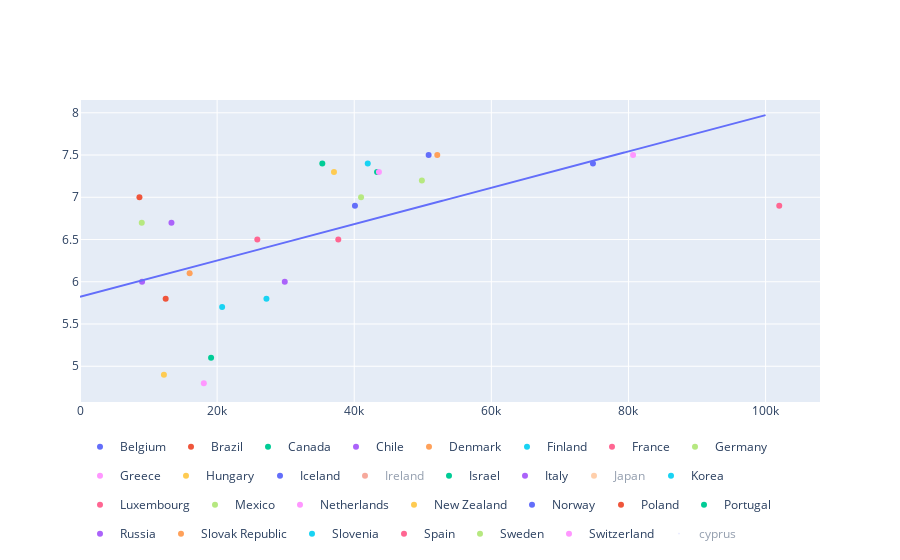

The notebook cell saved with this chart:
### Code cell
fig1=px.scatter(full_country_stats,
          x='GDP per Indicator',
          y='Life satisfaction',
          hover_name=full_country_stats.index,
          color=full_country_stats.index)
X=np.linspace(0,100000,1000)
fig2=px.line(x=X,
            y=t0+t1*X)
fig4=px.scatter(x=[cryprus_gdp_per_capita],
               y=[cryprus_predicted_life_satisfaction],
               size=[.01],
               hover_name=['cyprus'],
               symbol=['cyprus']
               )

fig3=go.Figure(data=fig1.data+fig2.data+fig4.data)
fig3.layout.legend.orientation='h'
fig3.show()

### Figure 1 — Plotly figure (JSON) as saved in the notebook; plotly's stock layout.template omitted (floating-point values rounded to 4 significant figures; data arrays with more than 128 entries replaced by an {"elided": "..."} marker saying what was removed)
{"data": [{"hovertemplate": "<b>%{hovertext}</b><br><br>Country=Belgium<br>GDP per Indicator=%{x}<br>Life satisfaction=%{y}<extra></extra>", "hovertext": ["Belgium"], "legendgroup": "Belgium", "marker": {"color": "#636efa", "symbol": "circle"}, "mode": "markers", "name": "Belgium", "orientation": "v", "showlegend": true, "type": "scatter", "x": [40110.0], "xaxis": "x", "y": [6.9], "yaxis": "y"}, {"hovertemplate": "<b>%{hovertext}</b><br><br>Country=Brazil<br>GDP per Indicator=%{x}<br>Life satisfaction=%{y}<extra></extra>", "hovertext": ["Brazil"], "legendgroup": "Brazil", "marker": {"color": "#EF553B", "symbol": "circle"}, "mode": "markers", "name": "Brazil", "orientation": "v", "showlegend": true, "type": "scatter", "x": [8670.0], "xaxis": "x", "y": [7], "yaxis": "y"}, {"hovertemplate": "<b>%{hovertext}</b><br><br>Country=Canada<br>GDP per Indicator=%{x}<br>Life satisfaction=%{y}<extra></extra>", "hovertext": ["Canada"], "legendgroup": "Canada", "marker": {"color": "#00cc96", "symbol": "circle"}, "mode": "markers", "name": "Canada", "orientation": "v", "showlegend": true, "type": "scatter", "x": [43330.0], "xaxis": "x", "y": [7.3], "yaxis": "y"}, {"hovertemplate": "<b>%{hovertext}</b><br><br>Country=Chile<br>GDP per Indicator=%{x}<br>Life satisfaction=%{y}<extra></extra>", "hovertext": ["Chile"], "legendgroup": "Chile", "marker": {"color": "#ab63fa", "symbol": "circle"}, "mode": "markers", "name": "Chile", "orientation": "v", "showlegend": true, "type": "scatter", "x": [13340.0], "xaxis": "x", "y": [6.7], "yaxis": "y"}, {"hovertemplate": "<b>%{hovertext}</b><br><br>Country=Denmark<br>GDP per Indicator=%{x}<br>Life satisfaction=%{y}<extra></extra>", "hovertext": ["Denmark"], "legendgroup": "Denmark", "marker": {"color": "#FFA15A", "symbol": "circle"}, "mode": "markers", "name": "Denmark", "orientation": "v", "showlegend": true, "type": "scatter", "x": [52110.0], "xaxis": "x", "y": [7.5], "yaxis": "y"}, {"hovertemplate": "<b>%{hovertext}</b><br><br>Country=Finland<br>GDP per Indicator=%{x}<br>Life satisfaction=%{y}<extra></extra>", "hovertext": ["Finland"], "legendgroup": "Finland", "marker": {"color": "#19d3f3", "symbol": "circle"}, "mode": "markers", "name": "Finland", "orientation": "v", "showlegend": true, "type": "scatter", "x": [41970.0], "xaxis": "x", "y": [7.4], "yaxis": "y"}, {"hovertemplate": "<b>%{hovertext}</b><br><br>Country=France<br>GDP per Indicator=%{x}<br>Life satisfaction=%{y}<extra></extra>", "hovertext": ["France"], "legendgroup": "France", "marker": {"color": "#FF6692", "symbol": "circle"}, "mode": "markers", "name": "France", "orientation": "v", "showlegend": true, "type": "scatter", "x": [37680.0], "xaxis": "x", "y": [6.5], "yaxis": "y"}, {"hovertemplate": "<b>%{hovertext}</b><br><br>Country=Germany<br>GDP per Indicator=%{x}<br>Life satisfaction=%{y}<extra></extra>", "hovertext": ["Germany"], "legendgroup": "Germany", "marker": {"color": "#B6E880", "symbol": "circle"}, "mode": "markers", "name": "Germany", "orientation": "v", "showlegend": true, "type": "scatter", "x": [41000.0], "xaxis": "x", "y": [7], "yaxis": "y"}, {"hovertemplate": "<b>%{hovertext}</b><br><br>Country=Greece<br>GDP per Indicator=%{x}<br>Life satisfaction=%{y}<extra></extra>", "hovertext": ["Greece"], "legendgroup": "Greece", "marker": {"color": "#FF97FF", "symbol": "circle"}, "mode": "markers", "name": "Greece", "orientation": "v", "showlegend": true, "type": "scatter", "x": [18060.0], "xaxis": "x", "y": [4.8], "yaxis": "y"}, {"hovertemplate": "<b>%{hovertext}</b><br><br>Country=Hungary<br>GDP per Indicator=%{x}<br>Life satisfaction=%{y}<extra></extra>", "hovertext": ["Hungary"], "legendgroup": "Hungary", "marker": {"color": "#FECB52", "symbol": "circle"}, "mode": "markers", "name": "Hungary", "orientation": "v", "showlegend": true, "type": "scatter", "x": [12240.0], "xaxis": "x", "y": [4.9], "yaxis": "y"}, {"hovertemplate": "<b>%{hovertext}</b><br><br>Country=Iceland<br>GDP per Indicator=%{x}<br>Life satisfaction=%{y}<extra></extra>", "hovertext": ["Iceland"], "legendgroup": "Iceland", "marker": {"color": "#636efa", "symbol": "circle"}, "mode": "markers", "name": "Iceland", "orientation": "v", "showlegend": true, "type": "scatter", "x": [50850.0], "xaxis": "x", "y": [7.5], "yaxis": "y"}, {"hovertemplate": "<b>%{hovertext}</b><br><br>Country=Ireland<br>GDP per Indicator=%{x}<br>Life satisfaction=%{y}<extra></extra>", "hovertext": ["Ireland"], "legendgroup": "Ireland", "marker": {"color": "#EF553B", "symbol": "circle"}, "mode": "markers", "name": "Ireland", "orientation": "v", "showlegend": true, "type": "scatter", "visible": "legendonly", "x": [51350.0], "xaxis": "x", "y": [7], "yaxis": "y"}, {"hovertemplate": "<b>%{hovertext}</b><br><br>Country=Israel<br>GDP per Indicator=%{x}<br>Life satisfaction=%{y}<extra></extra>", "hovertext": ["Israel"], "legendgroup": "Israel", "marker": {"color": "#00cc96", "symbol": "circle"}, "mode": "markers", "name": "Israel", "orientation": "v", "showlegend": true, "type": "scatter", "x": [35340.0], "xaxis": "x", "y": [7.4], "yaxis": "y"}, {"hovertemplate": "<b>%{hovertext}</b><br><br>Country=Italy<br>GDP per Indicator=%{x}<br>Life satisfaction=%{y}<extra></extra>", "hovertext": ["Italy"], "legendgroup": "Italy", "marker": {"color": "#ab63fa", "symbol": "circle"}, "mode": "markers", "name": "Italy", "orientation": "v", "showlegend": true, "type": "scatter", "x": [29870.0], "xaxis": "x", "y": [6], "yaxis": "y"}, {"hovertemplate": "<b>%{hovertext}</b><br><br>Country=Japan<br>GDP per Indicator=%{x}<br>Life satisfaction=%{y}<extra></extra>", "hovertext": ["Japan"], "legendgroup": "Japan", "marker": {"color": "#FFA15A", "symbol": "circle"}, "mode": "markers", "name": "Japan", "orientation": "v", "showlegend": true, "type": "scatter", "visible": "legendonly", "x": [32490.0], "xaxis": "x", "y": [5.9], "yaxis": "y"}, {"hovertemplate": "<b>%{hovertext}</b><br><br>Country=Korea<br>GDP per Indicator=%{x}<br>Life satisfaction=%{y}<extra></extra>", "hovertext": ["Korea"], "legendgroup": "Korea", "marker": {"color": "#19d3f3", "symbol": "circle"}, "mode": "markers", "name": "Korea", "orientation": "v", "showlegend": true, "type": "scatter", "x": [27200.0], "xaxis": "x", "y": [5.8], "yaxis": "y"}, {"hovertemplate": "<b>%{hovertext}</b><br><br>Country=Luxembourg<br>GDP per Indicator=%{x}<br>Life satisfaction=%{y}<extra></extra>", "hovertext": ["Luxembourg"], "legendgroup": "Luxembourg", "marker": {"color": "#FF6692", "symbol": "circle"}, "mode": "markers", "name": "Luxembourg", "orientation": "v", "showlegend": true, "type": "scatter", "x": [102000.0], "xaxis": "x", "y": [6.9], "yaxis": "y"}, {"hovertemplate": "<b>%{hovertext}</b><br><br>Country=Mexico<br>GDP per Indicator=%{x}<br>Life satisfaction=%{y}<extra></extra>", "hovertext": ["Mexico"], "legendgroup": "Mexico", "marker": {"color": "#B6E880", "symbol": "circle"}, "mode": "markers", "name": "Mexico", "orientation": "v", "showlegend": true, "type": "scatter", "x": [9009.0], "xaxis": "x", "y": [6.7], "yaxis": "y"}, {"hovertemplate": "<b>%{hovertext}</b><br><br>Country=Netherlands<br>GDP per Indicator=%{x}<br>Life satisfaction=%{y}<extra></extra>", "hovertext": ["Netherlands"], "legendgroup": "Netherlands", "marker": {"color": "#FF97FF", "symbol": "circle"}, "mode": "markers", "name": "Netherlands", "orientation": "v", "showlegend": true, "type": "scatter", "x": [43600.0], "xaxis": "x", "y": [7.3], "yaxis": "y"}, {"hovertemplate": "<b>%{hovertext}</b><br><br>Country=New Zealand<br>GDP per Indicator=%{x}<br>Life satisfaction=%{y}<extra></extra>", "hovertext": ["New Zealand"], "legendgroup": "New Zealand", "marker": {"color": "#FECB52", "symbol": "circle"}, "mode": "markers", "name": "New Zealand", "orientation": "v", "showlegend": true, "type": "scatter", "x": [37040.0], "xaxis": "x", "y": [7.3], "yaxis": "y"}, {"hovertemplate": "<b>%{hovertext}</b><br><br>Country=Norway<br>GDP per Indicator=%{x}<br>Life satisfaction=%{y}<extra></extra>", "hovertext": ["Norway"], "legendgroup": "Norway", "marker": {"color": "#636efa", "symbol": "circle"}, "mode": "markers", "name": "Norway", "orientation": "v", "showlegend": true, "type": "scatter", "x": [74820.0], "xaxis": "x", "y": [7.4], "yaxis": "y"}, {"hovertemplate": "<b>%{hovertext}</b><br><br>Country=Poland<br>GDP per Indicator=%{x}<br>Life satisfaction=%{y}<extra></extra>", "hovertext": ["Poland"], "legendgroup": "Poland", "marker": {"color": "#EF553B", "symbol": "circle"}, "mode": "markers", "name": "Poland", "orientation": "v", "showlegend": true, "type": "scatter", "x": [12500.0], "xaxis": "x", "y": [5.8], "yaxis": "y"}, {"hovertemplate": "<b>%{hovertext}</b><br><br>Country=Portugal<br>GDP per Indicator=%{x}<br>Life satisfaction=%{y}<extra></extra>", "hovertext": ["Portugal"], "legendgroup": "Portugal", "marker": {"color": "#00cc96", "symbol": "circle"}, "mode": "markers", "name": "Portugal", "orientation": "v", "showlegend": true, "type": "scatter", "x": [19120.0], "xaxis": "x", "y": [5.1], "yaxis": "y"}, {"hovertemplate": "<b>%{hovertext}</b><br><br>Country=Russia<br>GDP per Indicator=%{x}<br>Life satisfaction=%{y}<extra></extra>", "hovertext": ["Russia"], "legendgroup": "Russia", "marker": {"color": "#ab63fa", "symbol": "circle"}, "mode": "markers", "name": "Russia", "orientation": "v", "showlegend": true, "type": "scatter", "x": [9055.0], "xaxis": "x", "y": [6], "yaxis": "y"}, {"hovertemplate": "<b>%{hovertext}</b><br><br>Country=Slovak Republic<br>GDP per Indicator=%{x}<br>Life satisfaction=%{y}<extra></extra>", "hovertext": ["Slovak Republic"], "legendgroup": "Slovak Republic", "marker": {"color": "#FFA15A", "symbol": "circle"}, "mode": "markers", "name": "Slovak Republic", "orientation": "v", "showlegend": true, "type": "scatter", "x": [15990.0], "xaxis": "x", "y": [6.1], "yaxis": "y"}, {"hovertemplate": "<b>%{hovertext}</b><br><br>Country=Slovenia<br>GDP per Indicator=%{x}<br>Life satisfaction=%{y}<extra></extra>", "hovertext": ["Slovenia"], "legendgroup": "Slovenia", "marker": {"color": "#19d3f3", "symbol": "circle"}, "mode": "markers", "name": "Slovenia", "orientation": "v", "showlegend": true, "type": "scatter", "x": [20730.0], "xaxis": "x", "y": [5.7], "yaxis": "y"}, {"hovertemplate": "<b>%{hovertext}</b><br><br>Country=Spain<br>GDP per Indicator=%{x}<br>Life satisfaction=%{y}<extra></extra>", "hovertext": ["Spain"], "legendgroup": "Spain", "marker": {"color": "#FF6692", "symbol": "circle"}, "mode": "markers", "name": "Spain", "orientation": "v", "showlegend": true, "type": "scatter", "x": [25860.0], "xaxis": "x", "y": [6.5], "yaxis": "y"}, {"hovertemplate": "<b>%{hovertext}</b><br><br>Country=Sweden<br>GDP per Indicator=%{x}<br>Life satisfaction=%{y}<extra></extra>", "hovertext": ["Sweden"], "legendgroup": "Sweden", "marker": {"color": "#B6E880", "symbol": "circle"}, "mode": "markers", "name": "Sweden", "orientation": "v", "showlegend": true, "type": "scatter", "x": [49870.0], "xaxis": "x", "y": [7.2], "yaxis": "y"}, {"hovertemplate": "<b>%{hovertext}</b><br><br>Country=Switzerland<br>GDP per Indicator=%{x}<br>Life satisfaction=%{y}<extra></extra>", "hovertext": ["Switzerland"], "legendgroup": "Switzerland", "marker": {"color": "#FF97FF", "symbol": "circle"}, "mode": "markers", "name": "Switzerland", "orientation": "v", "showlegend": true, "type": "scatter", "x": [80680.0], "xaxis": "x", "y": [7.5], "yaxis": "y"}, {"hovertemplate": "x=%{x}<br>y=%{y}<extra></extra>", "legendgroup": "", "line": {"color": "#636efa", "dash": "solid"}, "mode": "lines", "name": "", "orientation": "v", "showlegend": false, "type": "scatter", "x": {"elided": "1000 float values"}, "xaxis": "x", "y": {"elided": "1000 float values"}, "yaxis": "y"}, {"hovertemplate": "<b>%{hovertext}</b><br><br>symbol=cyprus<br>x=%{x}<br>y=%{y}<br>size=%{marker.size}<extra></extra>", "hovertext": ["cyprus"], "legendgroup": "cyprus", "marker": {"color": "#636efa", "size": [0.01], "sizemode": "area", "sizeref": 2.5e-05, "symbol": "circle"}, "mode": "markers", "name": "cyprus", "orientation": "v", "showlegend": true, "type": "scatter", "visible": "legendonly", "x": [22590.0], "xaxis": "x", "y": [6.307], "yaxis": "y"}], "layout": {"autosize": true, "legend": {"orientation": "h"}, "xaxis": {"autorange": true, "range": [0, 107800.0], "type": "linear"}, "yaxis": {"autorange": true, "range": [4.503, 8.155], "type": "linear"}}}
